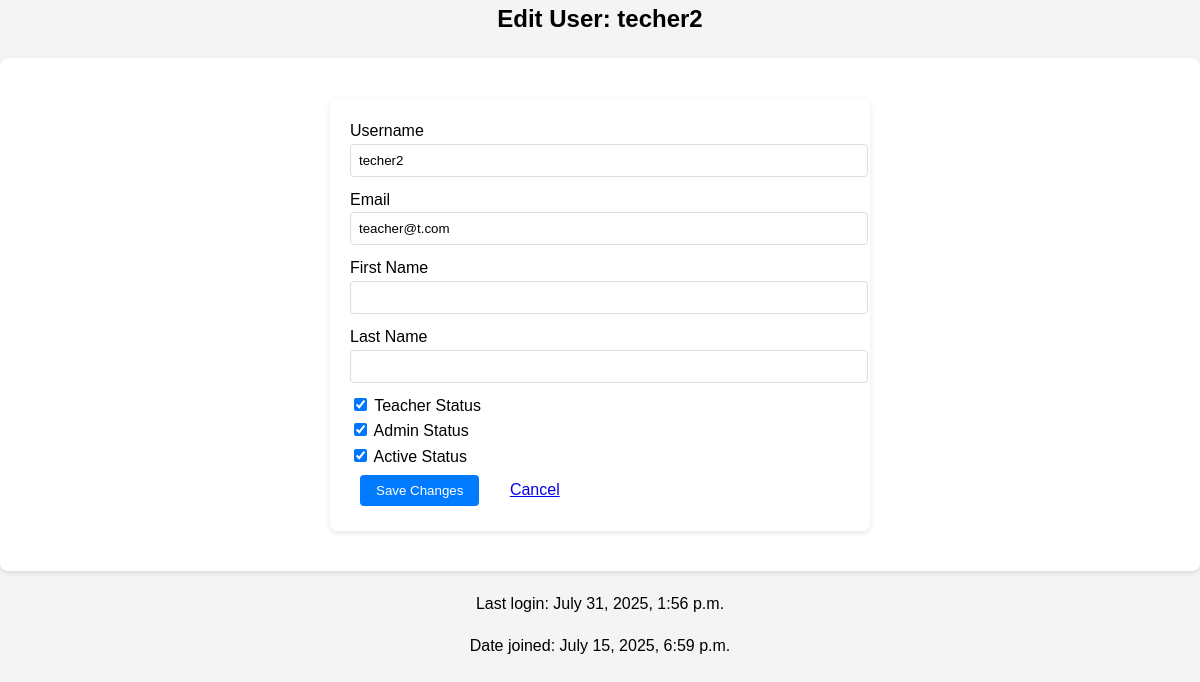
/edit-user/2/ (signed in), run on an earlier commit of the app's database.
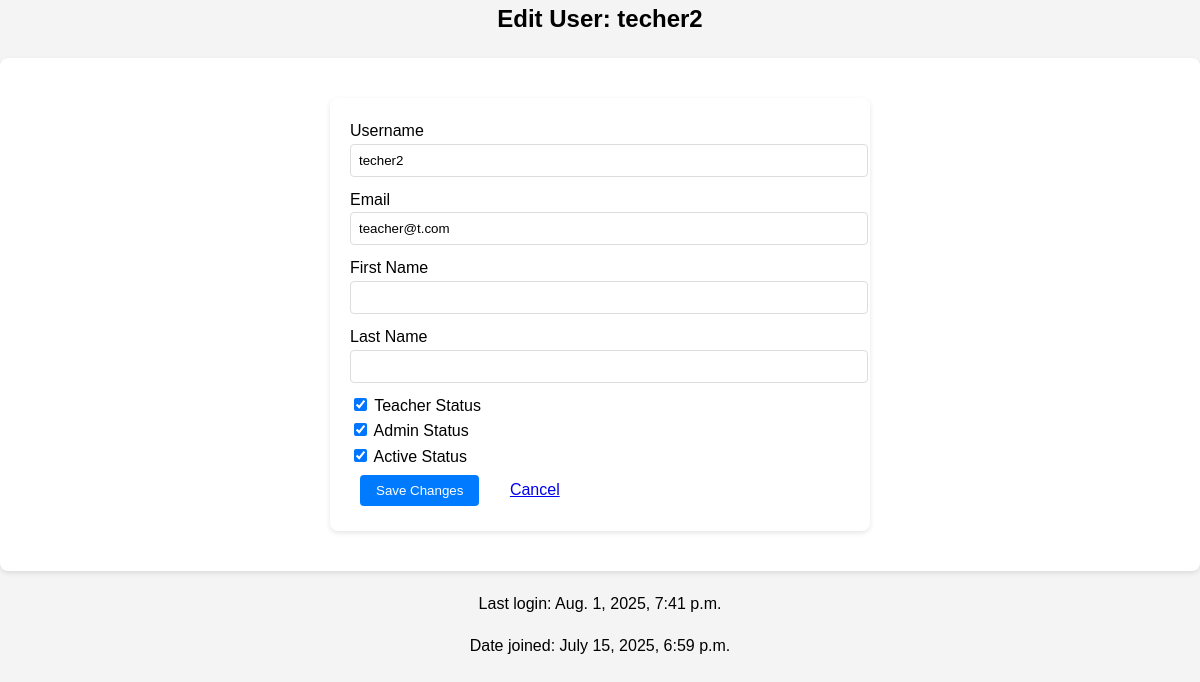
And on a later commit of the database.
### portal/models.py (models this page shows)
class User(AbstractUser):
    is_teacher = models.BooleanField(default=False)
    is_admin = models.BooleanField(default=False)
    groups = models.ManyToManyField(
        'auth.Group',
        related_name='portal_user_set',
        blank=True,
        help_text='The groups this user belongs to.',
        verbose_name='groups'
    )
    user_permissions = models.ManyToManyField(
        'auth.Permission',
        related_name='portal_user_set',
        blank=True,
        help_text='Specific permissions for this user.',
        verbose_name='user permissions'
    )

### adminportal/views.py (the view)
# urls.py: path('edit-user/<int:user_id>/', views.edit_user, name='edit_user'),
@login_required
@user_passes_test(is_admin)
def edit_user(request, user_id):
    user_to_edit = get_object_or_404(User, id=user_id)
    if request.method == 'POST':
        form = AdminUserEditForm(request.POST, instance=user_to_edit)
        if form.is_valid():
            form.save()
            messages.success(request, f'User {user_to_edit.username} updated successfully.')
            return redirect('manage_users')
    else:
        form = AdminUserEditForm(instance=user_to_edit)
    return render(request, 'admin/edit_user.html', {
        'form': form,
        'user_to_edit': user_to_edit
    })

### adminportal/forms.py
class AdminUserEditForm(forms.ModelForm):
    class Meta:
        model = User
        fields = ['username', 'email', 'first_name', 'last_name',
                 'is_teacher', 'is_admin', 'is_active']
        widgets = {
            'username': forms.TextInput(attrs={'class': 'form-control'}),
            'email': forms.EmailInput(attrs={'class': 'form-control'}),
            'first_name': forms.TextInput(attrs={'class': 'form-control'}),
            'last_name': forms.TextInput(attrs={'class': 'form-control'}),
            'is_teacher': forms.CheckboxInput(attrs={'class': 'form-check-input'}),
            'is_admin': forms.CheckboxInput(attrs={'class': 'form-check-input'}),
            'is_active': forms.CheckboxInput(attrs={'class': 'form-check-input'}),
        }

### adminportal/views.py (called while the page is built)
def is_admin(user):
    return user.is_admin

### adminportal/templates/admin/edit_user.html (shortened to what this page needs)
{% extends 'base.html' %}
{% block content %}
<div class="container">
    <h2 class="mb-4">Edit User: {{ user_to_edit.username }}</h2>
    <div class="card">
        <div class="card-body">
            <form method="post">
                <div class="mb-3">
                    <label for="{{ form.username.id_for_label }}" class="form-label">Username</label>
                    {{ form.username }}
                </div>
                <div class="mb-3">
                    <label for="{{ form.email.id_for_label }}" class="form-label">Email</label>
                    {{ form.email }}
                </div>
                <div class="mb-3">
                    <label for="{{ form.first_name.id_for_label }}" class="form-label">First Name</label>
                    {{ form.first_name }}
                </div>
                <div class="mb-3">
                    <label for="{{ form.last_name.id_for_label }}" class="form-label">Last Name</label>
                    {{ form.last_name }}
                </div>
                <div class="mb-3 form-check">
                    {{ form.is_teacher }}
                    <label class="form-check-label" for="{{ form.is_teacher.id_for_label }}">
                        Teacher Status
                    </label>
                </div>
                <div class="mb-3 form-check">
                    {{ form.is_admin }}
                    <label class="form-check-label" for="{{ form.is_admin.id_for_label }}">
                        Admin Status
                    </label>
                </div>
                <div class="mb-3 form-check">
                    {{ form.is_active }}
                    <label class="form-check-label" for="{{ form.is_active.id_for_label }}">
                        Active Status
                    </label>
                </div>
                <div class="mt-4">
                    <button type="submit" class="btn btn-primary">Save Changes</button>
                    <a href="{% url 'manage_users' %}" class="btn btn-secondary">Cancel</a>
                </div>
            </form>
        </div>
    </div>
    <div class="mt-3">
        <p class="text-muted">Last login: {{ user_to_edit.last_login|default:"Never" }}</p>
        <p class="text-muted">Date joined: {{ user_to_edit.date_joined }}</p>
    </div>
</div>
{% endblock %}

What changed in the data, as far as the page shows it:
changed User "techer2": last_login "July 31, 2025, 1:56 p.m." → "Aug. 1, 2025, 7:41 p.m."
